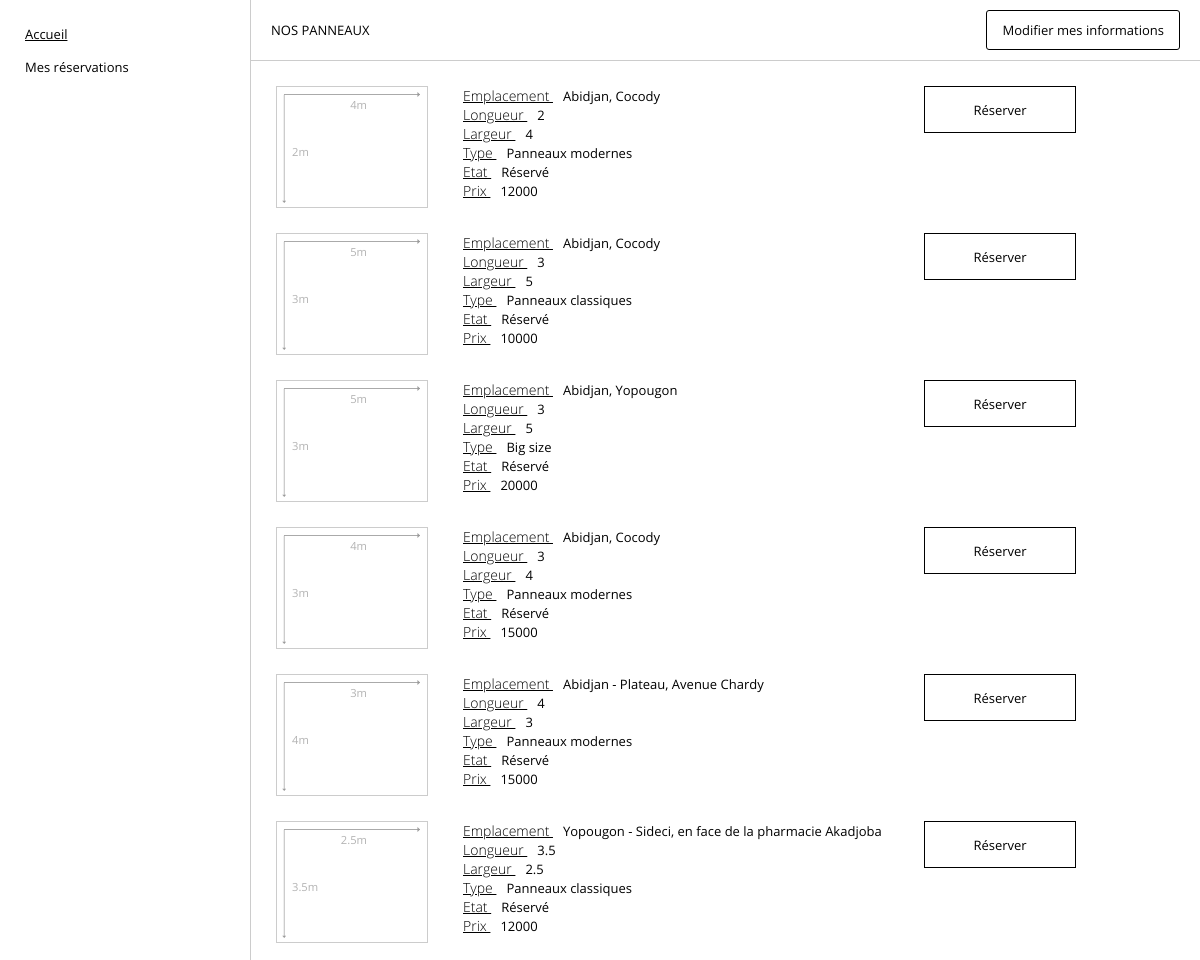
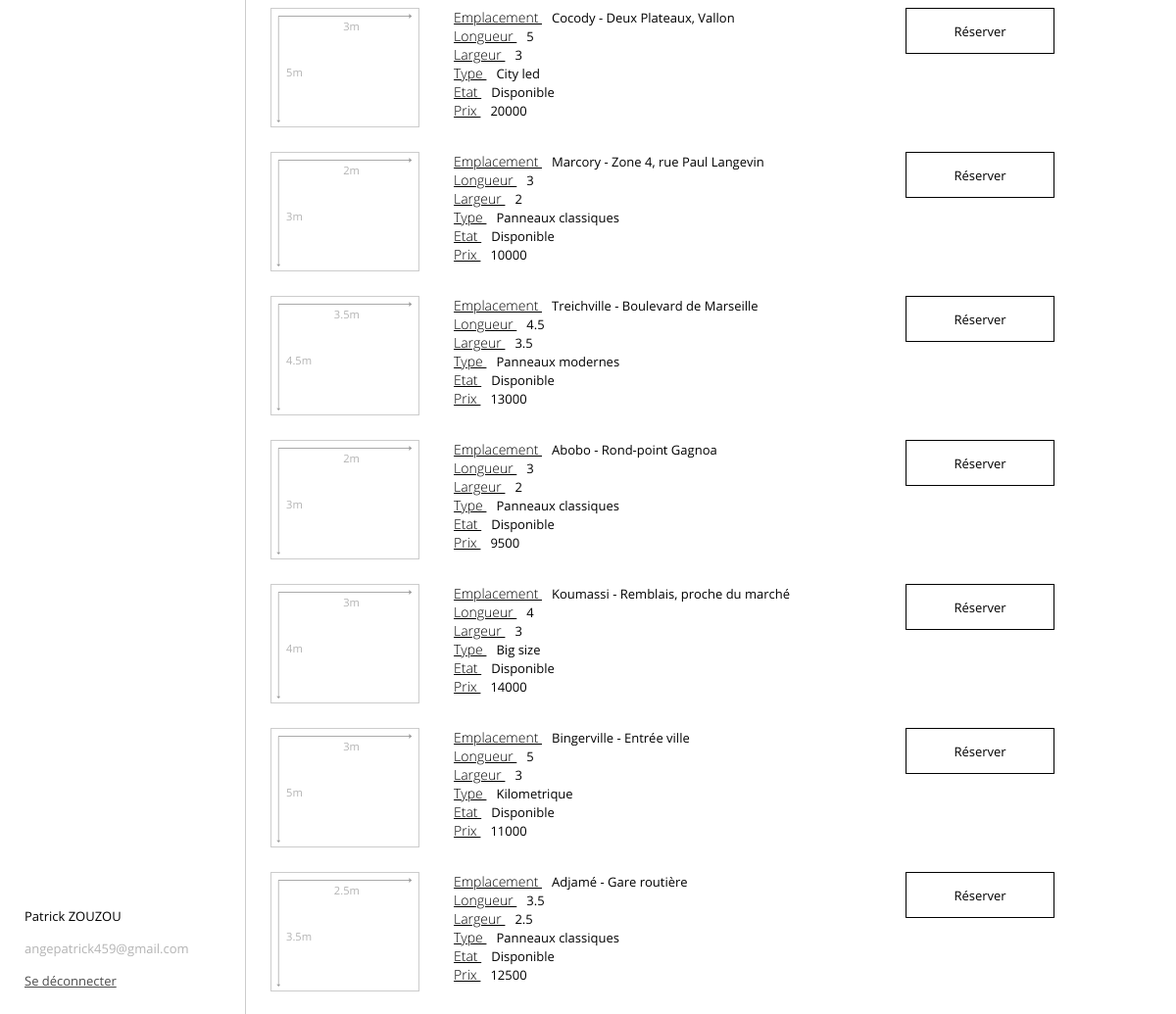
Page /views/client/espace.php (signed in) on the committed database (2 pictures, top to bottom).
### tables this page shows
CREATE TABLE IF NOT EXISTS `panneau` (
  `id` int NOT NULL AUTO_INCREMENT,
  `emplacement` varchar(100) NOT NULL,
  `longueur` float NOT NULL,
  `largeur` float NOT NULL,
  `type` varchar(25) NOT NULL,
  `etat` varchar(25) NOT NULL,
  `prix` int NOT NULL,
  `description` text NOT NULL,
  `reservation_id` int NOT NULL,
  PRIMARY KEY (`id`),
  KEY `reservation_id` (`reservation_id`)
);

### app/models/uri.php (called while the page is built)
<?php
$baseUrls = [
    "index" => "http://localhost/ad_panel/",
    "authenticate" => "http://localhost/ad_panel/views/authentication.php",
    "espace" => "http://localhost/ad_panel/views/client/espace.php",
    "mreservations" => "http://localhost/ad_panel/views/client/mes-reservations.php",
    "mmessages" => "",
    "mhistorique" => "",
    "reserver" => "http://localhost/ad_panel/views/reservation/faire-reservation.php",
    "modifier-reservation" => "http://localhost/ad_panel/views/reservation/update.php",
];

### views/panneau/panneauxList.php (the view)
<?php
require_once "../../app/connect.php";
require_once "../../app/models/uri.php";
$query = "select * from panneau where reservation_id=0";
$result = $cnx->query($query);
$rows = $result->fetch_all(MYSQLI_ASSOC);
?>
<div class="panelList">
    <?php if (count($rows) > 0): ?>
        <?php foreach ($rows as $row): ?>
            <div class="panel">
                <div style="display: flex; gap: 35px">
                    <div class="panel-display" data-long="<?= $row['longueur'] . "m" ?>"
                         data-larg="<?= $row['largeur'] . "m" ?>">
                        <img src="../../public/svg/arrow.svg" alt="icon" class="perim-icon top" width="170">
                        <img src="../../public/svg/arrow.svg" alt="icon" class="perim-icon left" width="135">
                    </div>
                    <ul class="panel-detail">
                        <?php foreach (array_slice($row, 1, count($row) - 3) as $key => $value): ?>
                            <li>
                                <span class="subtitle"><?= ucfirst($key) ?> </span>
                                <span style="font-weight: 400"><?= $value ?></span>
                            </li>
                        <?php endforeach; ?>
                    </ul>
                </div>
                <a <?= $row['reservation_id'] == 0 ? 'href=' . $baseUrls['reserver'] . "?panel=" . $row['id'] : '' ?>
                        style="
                                border: 1px solid <?= $row['reservation_id'] == 0 ? '#000' : '#a60000' ?>;
                                width: 150px; height: 45px; background: #fff; display: flex; justify-content: center; align-items: center;
                                color: <?= $row['reservation_id'] == 0 ? '#000' : '#a60000' ?>; text-decoration: none !important;
                                cursor: <?= $row['reservation_id'] == 0 ? 'pointer' : 'not-allowed' ?>;
                                min-width: 100px
                                "
                >
                    <?= $row['reservation_id'] == 0 ? 'Réserver' : 'Indisponible' ?>
                </a>
            </div>
        <?php endforeach; ?>
    <?php else: ?>
        <span>Aucun panneau disponible pour l'instant</span>
    <?php endif; ?>
</div>

### public/css/style.css (style rules this page uses)
body { font-family: "Literata", "Montserrat", "Open Sans", serif; font-size: 13px; margin: 0; padding: 0; }
a { color: #000000; text-decoration: underline !important; }

### public/css/global.css (style rules this page uses)
:root { --mtn-color: rgba(255, 221, 38, 0.89); --mtn-bgcolor: rgba(255, 221, 38, 0.35); --wave-color: rgba(60, 167, 255, 0.89); --wave-bgcolor: rgba(60, 167, 255, 0.35); --orange-color: orange; --orange-bgcolor: rgba(255, 165, 0, 0.35); }

### public/css/layout.css (style rules this page uses)
.layout .content .content-block .subtitle { font-weight: 200; text-decoration: underline; font-size: 14px; margin-right: 10px; }
.layout .content .content-block .panel-display { min-width: 150px; width: 150px; min-height: 120px; height: 120px; border: 1px solid #cccccc; position: relative; }
.layout .content .content-block .panel-display::before, .panel-display::after { font-size: .7rem; color: #b3b3b3; position: absolute; }
.layout .content .content-block .panelList { display: flex; flex-direction: column; width: 100%; gap: 25px; }
.panelList .panel { display: flex; justify-content: space-between; max-width: 800px; }
.panelList .panel ul { min-width: 300px; margin: 0; padding: 0; list-style-type: none; height: 120px; }
.panel-display .perim-icon.top { position: absolute; top: -35px; right: -10px; }
.panel-display .perim-icon.left { position: absolute; transform: rotate(90deg); left: -60px; bottom: 25px; }
.panel-display::before { content: attr(data-long); bottom: 40%; left: 15px; }
.panel-display::after { content: attr(data-larg); right: 40%; top: 10px; }

### rows in the picture
panneau: key "Emplacement", emplacement "Abidjan, Cocody", key "Longueur", longueur "2", key "Largeur", largeur "4", key "Type", type "Panneaux modernes", key "Etat", etat "Réservé", key "Prix", prix "12000", shows "Réserver"
panneau: key "Emplacement", emplacement "Abidjan, Cocody", key "Longueur", longueur "3", key "Largeur", largeur "5", key "Type", type "Panneaux classiques", key "Etat", etat "Réservé", key "Prix", prix "10000", shows "Réserver"
panneau: key "Emplacement", emplacement "Abidjan, Yopougon", key "Longueur", longueur "3", key "Largeur", largeur "5", key "Type", type "Big size", key "Etat", etat "Réservé", key "Prix", prix "20000", $row['id'] 4 (drawn), shows "Réserver"
panneau: key "Emplacement", emplacement "Abidjan, Cocody", key "Longueur", longueur "3", key "Largeur", largeur "4", key "Type", type "Panneaux modernes", key "Etat", etat "Réservé", key "Prix", prix "15000", shows "Réserver"
panneau: key "Emplacement", emplacement "Abidjan - Plateau, Avenue Chardy", key "Longueur", longueur "4", key "Largeur", largeur "3", key "Type", type "Panneaux modernes", key "Etat", etat "Réservé", key "Prix", prix "15000", shows "Réserver"
panneau: key "Emplacement", emplacement "Yopougon - Sideci, en face de la pharmacie Akadjoba", key "Longueur", longueur "3.5", key "Largeur", largeur "2.5", key "Type", type "Panneaux classiques", key "Etat", etat "Réservé", key "Prix", prix "12000", shows "Réserver"
panneau: key "Emplacement", emplacement "Cocody - Deux Plateaux, Vallon", key "Longueur", longueur "5", key "Largeur", largeur "3", key "Type", type "City led", key "Etat", etat "Disponible", key "Prix", prix "20000", shows "Réserver"
panneau: key "Emplacement", emplacement "Marcory - Zone 4, rue Paul Langevin", key "Longueur", longueur "3", key "Largeur", largeur "2", key "Type", type "Panneaux classiques", key "Etat", etat "Disponible", key "Prix", prix "10000", shows "Réserver"
panneau: key "Emplacement", emplacement "Treichville - Boulevard de Marseille", key "Longueur", longueur "4.5", key "Largeur", largeur "3.5", key "Type", type "Panneaux modernes", key "Etat", etat "Disponible", key "Prix", prix "13000", shows "Réserver"
panneau: key "Emplacement", emplacement "Abobo - Rond-point Gagnoa", key "Longueur", longueur "3", key "Largeur", largeur "2", key "Type", type "Panneaux classiques", key "Etat", etat "Disponible", key "Prix", prix "9500", shows "Réserver"
panneau: key "Emplacement", emplacement "Koumassi - Remblais, proche du marché", key "Longueur", longueur "4", key "Largeur", largeur "3", key "Type", type "Big size", key "Etat", etat "Disponible", key "Prix", prix "14000", shows "Réserver"
panneau: key "Emplacement", emplacement "Bingerville - Entrée ville", key "Longueur", longueur "5", key "Largeur", largeur "3", key "Type", type "Kilometrique", key "Etat", etat "Disponible", key "Prix", prix "11000", shows "Réserver"
panneau: key "Emplacement", emplacement "Adjamé - Gare routière", key "Longueur", longueur "3.5", key "Largeur", largeur "2.5", key "Type", type "Panneaux classiques", key "Etat", etat "Disponible", key "Prix", prix "12500", $row['id'] 15 (drawn), shows "Réserver"

### other values in the picture
$user['firstname'] "Patrick"
$user['lastname'] "ZOUZOU"
$user['email'] "angepatrick459@gmail.com"
$title "NOS PANNEAUX"
$bTitle "Modifier mes informations"
